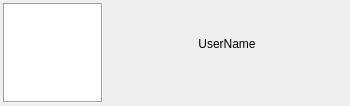
<?xml version="1.0" encoding="UTF-8"?>
<ui version="4.0">
 <class>TUserHeaderWidget</class>
 <widget class="QWidget" name="TUserHeaderWidget">
  <property name="geometry">
   <rect>
    <x>0</x>
    <y>0</y>
    <width>350</width>
    <height>106</height>
   </rect>
  </property>
  <property name="minimumSize">
   <size>
    <width>0</width>
    <height>106</height>
   </size>
  </property>
  <property name="maximumSize">
   <size>
    <width>16777215</width>
    <height>106</height>
   </size>
  </property>
  <property name="windowTitle">
   <string>Form</string>
  </property>
  <layout class="QGridLayout" name="UserHeaderGridLayout">
   <property name="leftMargin">
    <number>3</number>
   </property>
   <property name="topMargin">
    <number>3</number>
   </property>
   <property name="rightMargin">
    <number>3</number>
   </property>
   <property name="bottomMargin">
    <number>3</number>
   </property>
   <property name="spacing">
    <number>3</number>
   </property>
   <item row="0" column="0">
    <widget class="QGraphicsView" name="UserAvatarView">
     <property name="minimumSize">
      <size>
       <width>100</width>
       <height>100</height>
      </size>
     </property>
     <property name="maximumSize">
      <size>
       <width>100</width>
       <height>100</height>
      </size>
     </property>
     <property name="frameShape">
      <enum>QFrame::Box</enum>
     </property>
     <property name="verticalScrollBarPolicy">
      <enum>Qt::ScrollBarAlwaysOff</enum>
     </property>
     <property name="horizontalScrollBarPolicy">
      <enum>Qt::ScrollBarAlwaysOff</enum>
     </property>
     <property name="sizeAdjustPolicy">
      <enum>QAbstractScrollArea::AdjustIgnored</enum>
     </property>
    </widget>
   </item>
   <item row="0" column="1">
    <spacer name="UserHS1">
     <property name="orientation">
      <enum>Qt::Horizontal</enum>
     </property>
     <property name="sizeHint" stdset="0">
      <size>
       <width>78</width>
       <height>20</height>
      </size>
     </property>
    </spacer>
   </item>
   <item row="0" column="2">
    <layout class="QVBoxLayout" name="UserParamsLayout">
     <item>
      <spacer name="UserVS1_2">
       <property name="orientation">
        <enum>Qt::Vertical</enum>
       </property>
       <property name="sizeHint" stdset="0">
        <size>
         <width>20</width>
         <height>40</height>
        </size>
       </property>
      </spacer>
     </item>
     <item>
      <widget class="QLabel" name="UserNameLabel">
       <property name="text">
        <string>UserName</string>
       </property>
       <property name="textFormat">
        <enum>Qt::AutoText</enum>
       </property>
       <property name="alignment">
        <set>Qt::AlignCenter</set>
       </property>
      </widget>
     </item>
     <item>
      <widget class="QLabel" name="UserLoginLabel">
       <property name="text">
        <string>&lt;UserLogin&gt;</string>
       </property>
       <property name="alignment">
        <set>Qt::AlignCenter</set>
       </property>
      </widget>
     </item>
     <item>
      <spacer name="UserVS2_2">
       <property name="orientation">
        <enum>Qt::Vertical</enum>
       </property>
       <property name="sizeHint" stdset="0">
        <size>
         <width>20</width>
         <height>40</height>
        </size>
       </property>
      </spacer>
     </item>
    </layout>
   </item>
   <item row="0" column="3">
    <spacer name="UserHS2">
     <property name="orientation">
      <enum>Qt::Horizontal</enum>
     </property>
     <property name="sizeHint" stdset="0">
      <size>
       <width>77</width>
       <height>20</height>
      </size>
     </property>
    </spacer>
   </item>
  </layout>
 </widget>
 <resources/>
 <connections/>
</ui>
